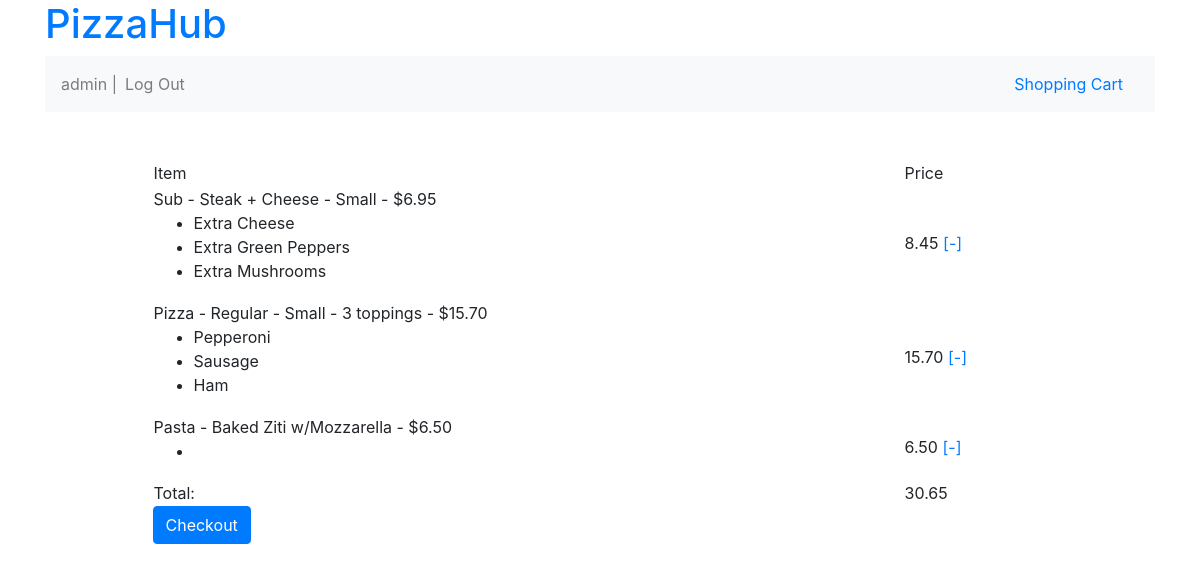
Before: /shoppingcart/ (signed in) with the older database file.
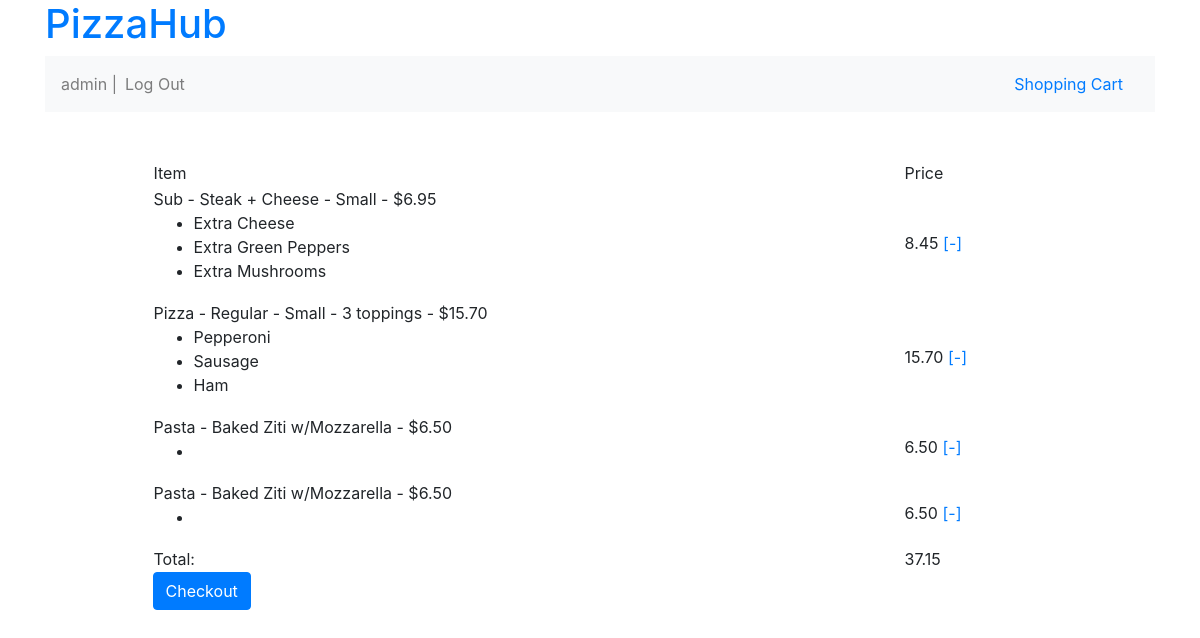
After: the same page with the newer database file.
### orders/models.py (models this page shows, shortened)
class OrderItem (models.Model):
	menu_item = models.ForeignKey(MenuItem, on_delete=models.CASCADE);
	final_price = models.DecimalField(max_digits=5, decimal_places=2,validators=[MinValueValidator(Decimal('0.00'))]);
	def final_price_dollars(self):
		return "$ %.2f" % float(self.final_price) if self.final_price else "$ 0.00";
	final_price_dollars.short_description = "Final Price"
	add_ons = models.CharField(blank=True, max_length=100); #list of add ons for pizza or subs, separated by commas, can be blank
	def get_add_ons_list(self):
		print(self.add_ons.split(','));
		return self.add_ons.split(',');
	shopping_cart = models.ForeignKey(ShoppingCart, on_delete=models.CASCADE);

class MenuItem(models.Model):
	item_type = models.CharField(max_length=3, choices = ITEM_TYPE_CHOICES, default = PIZZA);
	item_name = models.CharField(max_length=100);
	price = models.DecimalField(max_digits=5, decimal_places=2,validators=[MinValueValidator(Decimal('0.00'))])
	def __str__(self):
		def pizzaToString():
			return self.pizzamenuitem.__str__();
		def subToString():
			return self.submenuitem.__str__();
		def platterToString():
			return self.plattermenuitem.__str__();
		def saladToString():
			return self.saladmenuitem.__str__();
		def pastaToString():
			return self.pastamenuitem.__str__();
		def defaultToString():
			return str(f"{self.get_item_type_display()} - {self.item_name} - ${self.price}");
		switcher = {
			PIZZA: pizzaToString,
			SUB: subToString,
			PLATTER: platterToString,
			SALAD: saladToString,
			PASTA: pastaToString,
		}
		return switcher.get(self.item_type, defaultToString)();
	class Meta:
			verbose_name = "Menu Item"

class SubMenuItem(MenuItem):
	size = models.CharField(max_length=1, choices = SIZE_CHOICES, default = SMALL)
	def __str__(self):
		return str(f"{self.get_item_type_display()} - {self.item_name} - {self.get_size_display()} - ${self.price}");
	class Meta:
		verbose_name = "Sub Menu Item"

class PizzaMenuItem(MenuItem):
	REGULAR = 'Regular'
	SICILIAN = 'Sicilian'
	PIZZA_TYPE_CHOICES = (
		(REGULAR, "Regular"),
		(SICILIAN, "Sicilian"),
	)
	TOPPING_SEL_CHOICES = (
		('0', "Cheese"),
		('1',"1 topping"),
		('2',"2 toppings"),
		('3',"3 toppings"),
		('4',"Special")
	)
	pizza_type = models.CharField(max_length=100, choices = PIZZA_TYPE_CHOICES, default = REGULAR)
	size = models.CharField(max_length=1, choices = SIZE_CHOICES, default = SMALL)
	topping_sel = models.CharField(max_length=1, choices = TOPPING_SEL_CHOICES, default = '0', verbose_name="Topping Selection")
	def __str__(self):
		return str(f"{self.get_item_type_display()} - {self.item_name} - {self.get_size_display()} - {self.pizzamenuitem.get_topping_sel_display()} - ${self.price}");
	class Meta:
			verbose_name = "Pizza Menu Item"

class ShoppingCart (models.Model):
	user = models.ForeignKey(User, on_delete=models.CASCADE);
	total_cost = models.DecimalField(max_digits=5, default = Decimal('0.00'),decimal_places=2,validators=[MinValueValidator(Decimal('0.00'))]);
	def total_cost_dollars(self):
		return "$ %.2f" % float(self.total_cost) if self.total_cost else 0;
	total_cost_dollars.short_description = "Total Cost"
	ORDER_STATUS_POSS = (
		('0', "In Process"),
		('1', "Order Placed"),
	);
	order_status = models.CharField(max_length=1, choices = ORDER_STATUS_POSS, default = '0', verbose_name="Order Status");
	conf_num = models.IntegerField(blank=True, null=True, verbose_name="Order Confirmation #");
	checkout_time = models.DateTimeField(blank=True, null=True, verbose_name="Time Order Placed");
	class Meta:
		verbose_name = "Shopping Cart"

### orders/views.py (the view)
# urls.py: path("shoppingcart/", views.shopping_cart, name="shopping_cart"),
def shopping_cart(request):
	shopping_cart= get_current_shopping_cart(request);
	shopping_cart_items = OrderItem.objects.filter(shopping_cart=shopping_cart);
	context = {
		'shopping_cart': shopping_cart,
		'shopping_cart_items': shopping_cart_items,
	}
	template = loader.get_template('orders/cart.html')
	return HttpResponse(template.render(context, request));

### orders/models.py (called while the page is built)
	def __str__(self):
		return str(f"{self.get_item_type_display()} - {self.item_name} - ${self.price}");

### orders/views.py (called while the page is built)
def get_current_shopping_cart(request):
	if request.user.is_authenticated:
		cart_query = ShoppingCart.objects.filter(user = request.user, order_status='0');
		if len(cart_query)==0:
			new_cart = ShoppingCart(user=request.user);
			new_cart.save();
			return new_cart;
		else:
			return cart_query.get();
	else:
		print('User is not logged in.')

### orders/templates/orders/cart.html (shortened to what this page needs)
{% extends "orders/base.html" %}
{% block body %}
<div class="container col-10">
<form action="{% url 'orders:check_out' %}" method="post">
	<table width="100%">
		<tbody>
			<tr>
				<td>Item</td>
				<td>Price</td>
			</tr>
				{% for item in shopping_cart_items %}
				<tr>
					<td name = "item">{{item.menu_item}}
					<ul>
					{% for add_on in item.get_add_ons_list %}
						<li>{{ add_on }}</li>
					{% endfor %}
					</ul>
					</td>
					<td><span class="order-item-price">{{item.final_price}}</span> <a href="" class="removeItem" id="{{item.id}}">[-]</a></td>
				</tr>
				{% endfor %}
				<tr>
					<td>Total: </td><td id="total-cost">{{shopping_cart.total_cost}}</td>
				</tr>
		</tbody>
	</table>
	<button class="btn btn-primary" type="submit" name="submit">Checkout</button>
</form>
</div>
{% endblock %}

Changed rows visible on the page:
added OrderItem: menu_item "Pasta - Baked Ziti w/Mozzarella - $6.50", final_price "6.50"
changed ShoppingCart: total_cost "30.65" → "37.15"
